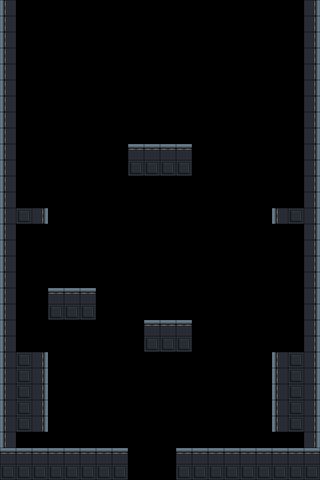

A 2D game scene composited from a Tiled map and its tileset images. What follows is a short description and the map's XML, with every tile layer's data as written:
An orthogonal 20x30 tile map with 16x16 px tiles, 1 tile layer (wg-tiles) and 4 objects (entry_bottom, exit_top, center_plat, left_plat).

<map version="1.10" tiledversion="1.11.2" orientation="orthogonal" renderorder="right-down" width="20" height="30" tilewidth="16" tileheight="16" infinite="0" nextlayerid="6" nextobjectid="15">
 <properties>
  <property name="biome" value="default" />
  <property name="chunk_id" value="vertical_ascent_02" />
  <property name="difficulty" type="int" value="2" />
  <property name="max_enemies" type="int" value="2" />
  <property name="min_enemies" type="int" value="0" />
  <property name="tags" value="vertical_ascent" />
 </properties>
 <tileset firstgid="1" source="../levels/tilesets/cyberpunk-tiles.tsx" />
 <layer id="1" name="wg-tiles" width="20" height="30">
  <properties>
   <property name="render" type="bool" value="true" />
  </properties>
  <data encoding="csv">
18,0,0,0,0,0,0,0,0,0,0,0,0,0,0,0,0,0,0,17,
18,0,0,0,0,0,0,0,0,0,0,0,0,0,0,0,0,0,0,17,
18,0,0,0,0,0,0,0,0,0,0,0,0,0,0,0,0,0,0,17,
18,0,0,0,0,0,0,0,0,0,0,0,0,0,0,0,0,0,0,17,
18,0,0,0,0,0,0,0,0,0,0,0,0,0,0,0,0,0,0,17,
18,0,0,0,0,0,0,0,0,0,0,0,0,0,0,0,0,0,0,17,
18,0,0,0,0,0,0,0,0,0,0,0,0,0,0,0,0,0,0,17,
18,0,0,0,0,0,0,0,0,0,0,0,0,0,0,0,0,0,0,17,
18,0,0,0,0,0,0,0,0,0,0,0,0,0,0,0,0,0,0,17,
18,0,0,0,0,0,0,0,16,16,16,16,0,0,0,0,0,0,0,17,
18,0,0,0,0,0,0,0,28,28,28,28,0,0,0,0,0,0,0,17,
18,0,0,0,0,0,0,0,0,0,0,0,0,0,0,0,0,0,0,17,
18,0,0,0,0,0,0,0,0,0,0,0,0,0,0,0,0,0,0,17,
18,28,17,0,0,0,0,0,0,0,0,0,0,0,0,0,0,18,28,17,
18,0,0,0,0,0,0,0,0,0,0,0,0,0,0,0,0,0,0,17,
18,0,0,0,0,0,0,0,0,0,0,0,0,0,0,0,0,0,0,17,
18,0,0,0,0,0,0,0,0,0,0,0,0,0,0,0,0,0,0,17,
18,0,0,0,0,0,0,0,0,0,0,0,0,0,0,0,0,0,0,17,
18,0,0,16,16,16,0,0,0,0,0,0,0,0,0,0,0,0,0,17,
18,0,0,28,28,28,0,0,0,0,0,0,0,0,0,0,0,0,0,17,
18,0,0,0,0,0,0,0,0,16,16,16,0,0,0,0,0,0,0,17,
18,0,0,0,0,0,0,0,0,28,28,28,0,0,0,0,0,0,0,17,
18,28,17,0,0,0,0,0,0,0,0,0,0,0,0,0,0,18,28,17,
18,28,17,0,0,0,0,0,0,0,0,0,0,0,0,0,0,18,28,17,
18,28,17,0,0,0,0,0,0,0,0,0,0,0,0,0,0,18,28,17,
18,28,17,0,0,0,0,0,0,0,0,0,0,0,0,0,0,18,28,17,
18,28,17,0,0,0,0,0,0,0,0,0,0,0,0,0,0,18,28,17,
18,0,0,0,0,0,0,0,0,0,0,0,0,0,0,0,0,0,0,17,
16,16,16,16,16,16,16,16,0,0,0,16,16,16,16,16,16,16,16,16,
28,28,28,28,28,28,28,28,0,0,0,28,28,28,28,28,28,28,28,28
</data>
 </layer>
 <objectgroup id="2" name="Connections">
  <object id="1" name="entry_bottom" x="128" y="480" width="48">
   <properties>
    <property name="edge" value="bottom" />
    <property name="slot" type="int" value="0" />
   </properties>
  </object>
  <object id="2" name="exit_top" x="128" y="0" width="48">
   <properties>
    <property name="edge" value="top" />
    <property name="slot" type="int" value="0" />
   </properties>
  </object>
 </objectgroup>
 <objectgroup id="3" name="EnemySlots">
  <object id="10" name="center_plat" x="128" y="144" width="64" />
  <object id="11" name="left_plat" x="48" y="288" width="48" />
 </objectgroup>
</map>
